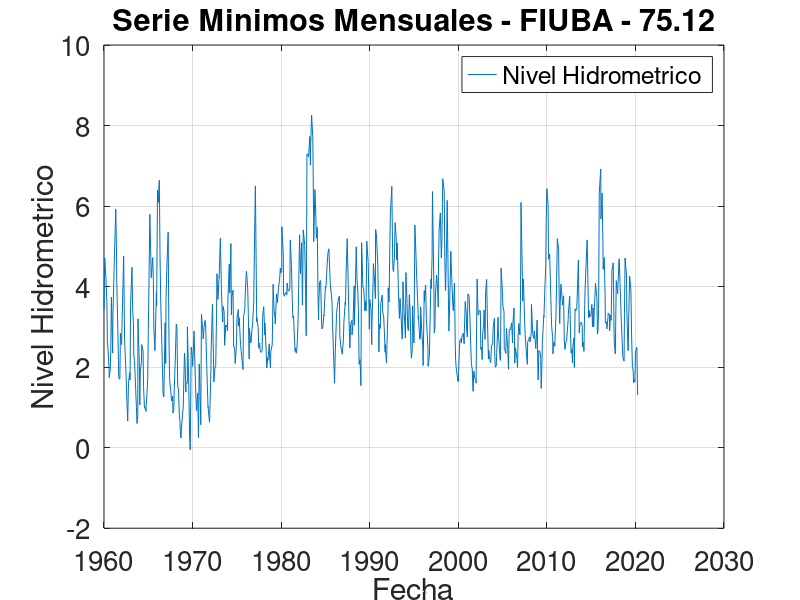

Write MATLAB code to recreate this figure.
close all
clear all

% Leemos datos del archivo
datos = load('Corrientes_1960-2020.dat');

%-------------------------------FUNCIONES--------------------------------------%

% vectorFechas: es un vector con fechas
% vectorNivelesHidrometricos: es un vector con los niveles hidrometricos
% titulo: es el titulo que va a tener el grafico
%
% Hace el grafico
function resultado = graficar(vectorFechas, vectorNivelesHidrometricos, titulo)
  % Lista de elementos a graficar
  legend_list = {"Nivel Hidrometrico"};
  
  % Graficador
  plot(vectorFechas, vectorNivelesHidrometricos, '-');
  
  datetick(gca);

  legend(legend_list);
  
  % Título
  title(titulo);

  % Rótulos de ejes
  xlabel("Fecha",'fontsize',10)
  ylabel("Nivel Hidrometrico",'fontsize',14)
  
  % Grilla
  grid

  % Tamaño de letra de los n
  set(gca,'fontsize',20); % sets font of numbers on axes
  
  %print -djpg serie_minimos_anuales.jpg
endfunction

% datos: matriz con los datos tal cual los cargamos desde el inicio del programa
%
% Devuelve un vector con las fechas transformadas de manera que pueda ser ploteada
function resultado = convertirFechas(datos)
  vectorFechas = [];
  
  for i=1:rows(datos)
    anio = datos(i,3);
    mes = datos(i,2);
    dia = datos(i,1);
    
    vectorFechas(i,1) = datenum(anio,mes,dia);
  endfor
  resultado = vectorFechas;
endfunction

% datos: matriz con los datos tal cual los cargamos desde el inicio del programa
%
% Devuelve una matriz que tiene la misma cantidad de columnas que "datos"
% Ademas, tambien mantiene el formato donde las columnas son dia mes anio nivel-hidrometrico
function resultado = minimos_anuales(datos)
  matrizMinimosAnuales = [];
  dimension = rows(datos);
  i = 1;
  j = 1;
  
  while (i <= dimension)
    anio = datos(i,3);
    mes = datos(i,2);
    dia = datos(i,1);
    minimo_anual = datos(i,4);

    % Busco el minimo del año
    while i <= dimension && datos(i,3) == anio
      if(datos(i,4) < minimo_anual)
        dia = datos(i,1);
        mes = datos(i,2);
        minimo_anual = datos(i,4);
      endif
      i = i + 1;
    endwhile
    
    % El año 2020 no esta completo asi que no lo tomamos
    if anio == 2020
      break;
    endif
    
    matrizMinimosAnuales(j,:) = [dia, mes, anio, minimo_anual];
    j = j + 1;
  endwhile
  resultado = matrizMinimosAnuales;
endfunction

function resultado = minimos_mensuales(datos)
  matrizPromediosMensuales = [];
  dimension = rows(datos);
  i = 1;
  j = 1;

  while i <= dimension
    anio = datos(i,3);
    mes = datos(i,2);
    dia = datos(i,1);
    minimo_mensual = datos(i,4);

    % Busca minimo del mes
    while i <= dimension && datos(i,2) == mes
      if (datos(i,4) < minimo_mensual)
        minimo_mensual = datos(i,4);
        mes = datos(i,2);
        dia = datos(i,1);
      endif
      
      i = i + 1;
    endwhile
    
    % Termina el programa cuando llego a abril 2020 ya esta incompleto este mes.
    if (anio == 2020 && mes == 4)
      break;
    endif
    
    matrizPromediosMensuales(j,:) = [dia, mes, anio, minimo_mensual];
    j = j + 1;
  endwhile
  
  resultado = matrizPromediosMensuales;
endfunction

% Devuelve un vector con datos del mes que tiene en promedio el menor nivel hidrometrico
function resultado = obtener_mes_minimo(datos)
  dimension = rows(datos);
  minimo = datos(1,4);
  vectorConMinimo = datos(1,:);
  i = 1;
  
  while i <= dimension    
    if (datos(i,4) < minimo)
      minimo = datos(i,4);
      vectorConMinimo = datos(i,:);
    endif
  
  i = i + 1;
  endwhile
  
  resultado = vectorConMinimo;
endfunction

% Devuelve matriz con el rango del periodo especificado
function resultado = recortar_periodo(datos,desdeAnio,hastaAnio)
  nuevosDatos = [];
  j = 1;
  
  for i=1:rows(datos)
    if ((datos(i,3) >= desdeAnio) && (datos(i,3) <= hastaAnio))
      nuevosDatos(j,:) = datos(i,:);
      j = j + 1;
    endif
  endfor
  
  resultado = nuevosDatos;
endfunction

% Ordena la matriz de menor a mayor por nivel hidrometrico
function resultado = ordenarMatriz(datos)
  dimension = rows(datos);
  vector_auxiliar = [];
  i = 1;
  
  while i < dimension
    j = i + 1;
    while j <= dimension

      if (datos(j,4) < datos(i,4))
        datos([i j],:) = datos([j i],:);  
      endif
      
      j = j + 1;
    endwhile
    i = i + 1;
  endwhile
  resultado = datos;
endfunction

%-------------------------------FIN DE FUNCIONES-------------------------------%

% Punto a del ejercicio
vectorFechas = convertirFechas(datos);
graficar(vectorFechas, datos(:,4), "Serie Completa - FIUBA - 75.12");

% Punto b del ejercicio
matrizMinimosAnuales = minimos_anuales(datos);
vectorFechas = convertirFechas(matrizMinimosAnuales);
graficar(vectorFechas,matrizMinimosAnuales(:,4),"Serie de Minimos Anuales - FIUBA - 75.12");

% Punto c del ejercicio
matrizPromediosMensuales = minimos_mensuales(datos);

% El mes es Septiembre del año 1969 y el valor del promedio es -0.05
vectorMesMinimo = obtener_mes_minimo(matrizPromediosMensuales);

vectorFechas = convertirFechas(matrizPromediosMensuales);
graficar(vectorFechas,matrizPromediosMensuales(:,4),"Serie Minimos Mensuales - FIUBA - 75.12");

% Punto d del ejercicio
matrizMinimosAnuales = minimos_mensuales(datos);
nuevoPeriodo = recortar_periodo(matrizMinimosAnuales, 1975,2020);

periodoOrdenado = ordenarMatriz(nuevoPeriodo); # Ordena de menor a mayor por niveles hidrometricos
dlmwrite('ranking_5_principales_bajantes.csv', periodoOrdenado); #Exportar datos como archivo .csv
